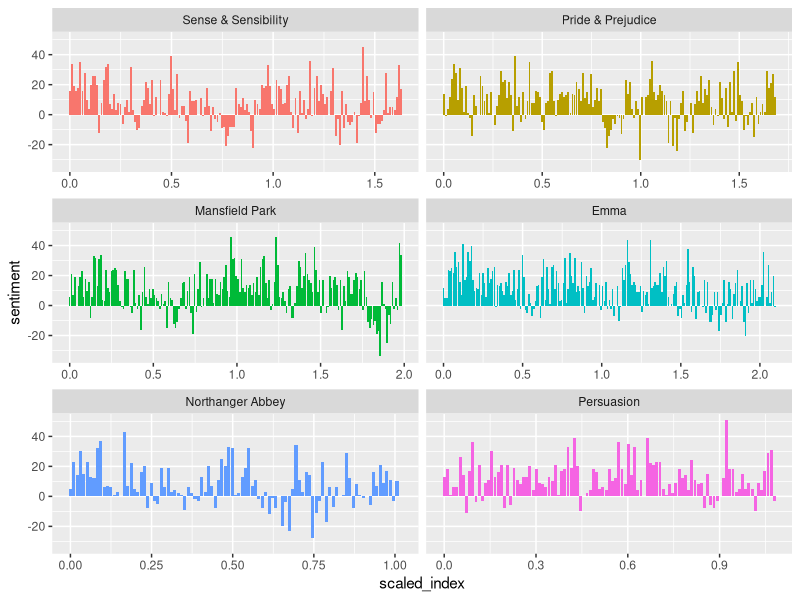

R code for this plot:
library(janeaustenr)
library(dplyr)
library(stringr)
library(tidytext)
library(tidyr)
library(ggplot2)


tidy_books <- austen_books() %>%
  group_by(book) %>%
  mutate(linenumber = row_number(), chapter = cumsum(str_detect(text, regex("^chapter [\\divxlc]", ignore_case = TRUE)))) %>%
  ungroup() %>%
  unnest_tokens(word, text)

jane_austen_sentiment <- tidy_books %>%
  inner_join(get_sentiments("bing")) %>%
  count(book, index = linenumber %/% 80, sentiment) %>%
  spread(sentiment, n, fill = 0) %>%
  mutate(sentiment = positive - negative) %>%
  mutate(scaled_index = scale(index, center=FALSE))


ggplot(jane_austen_sentiment, aes(scaled_index, sentiment, fill = book)) +
  geom_col(show.legend = FALSE) +
  facet_wrap(~book, ncol = 2, scales = "free_x")
